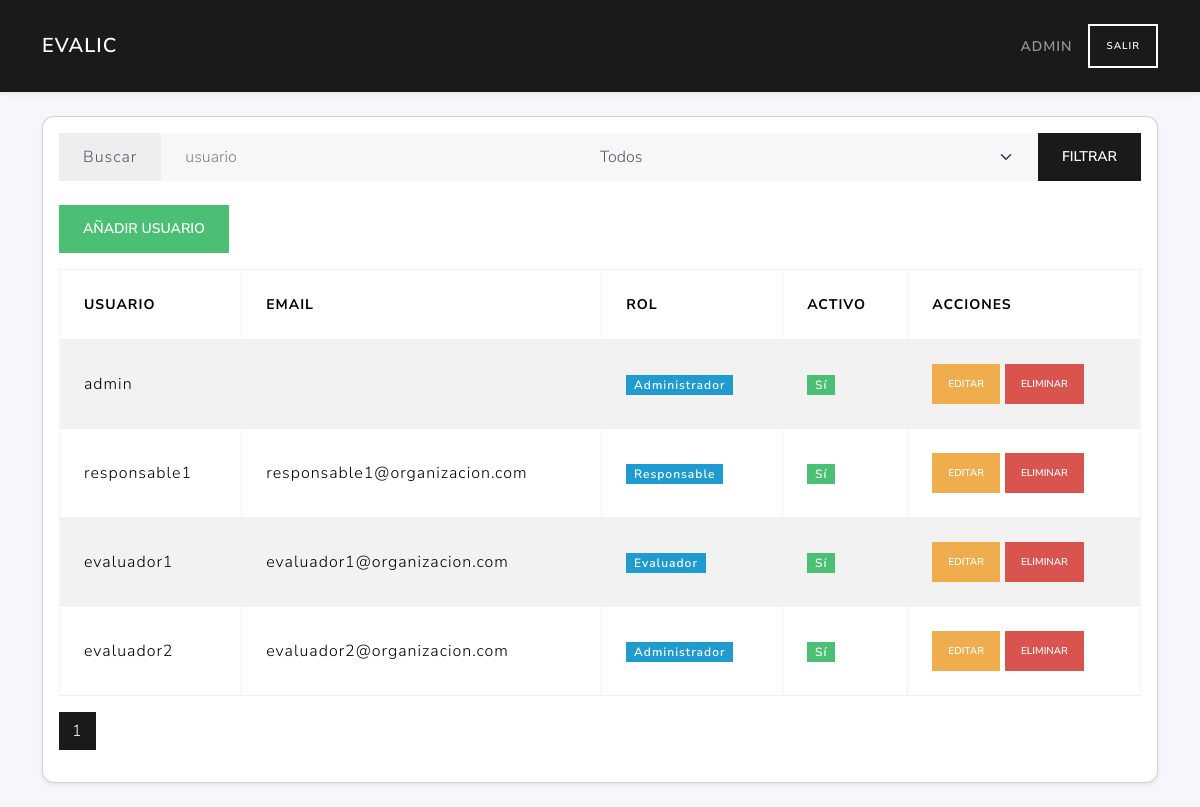
The app's page /useradmin (signed in) with its own data.
### tables this page shows
CREATE TABLE users (
        id INTEGER PRIMARY KEY AUTOINCREMENT,
        username TEXT UNIQUE NOT NULL,
        email TEXT,
        password TEXT NOT NULL,
        role_id INTEGER NOT NULL,
        active INTEGER NOT NULL DEFAULT 1,
        FOREIGN KEY(role_id) REFERENCES roles(id)
    );

CREATE TABLE roles (
        id INTEGER PRIMARY KEY AUTOINCREMENT,
        description TEXT NOT NULL UNIQUE
    );

### routes/user_routes.py (the view)
@user_bp.route('useradmin')
def dashboard():
    if 'user_id' not in session or session.get('role_id') != 1:
        return redirect(url_for('auth.login'))
    db = get_db(current_app)
    admin_id = get_role_id(db, 'administrador')
    if session.get('role_id') != admin_id:
        return "Acceso denegado", 403
    search = request.args.get('search','').strip()
    selected = request.args.get('role_id','')
    role_id = int(selected) if selected.isdigit() else None
    page = int(request.args.get('page',1))
    data = list_users(db, search, role_id, page)
    return render_template('usuarios/useradmin.html',
        users=data['users'],
        roles=data['roles'],
        page=page,
        total_pages=data['pages'],
        search=search,
        selected_role=selected
    )

### app.py (called while the page is built)
def create_app():
    app = Flask(__name__)
    app.config.from_object(Config)
    @app.context_processor
    def utility_processor():
        from flask import request, url_for
        def url_for_other_page(page):
            args = request.args.copy()
            args['page'] = page
            return url_for('licitaciones.index', **args)
        return dict(url_for_other_page=url_for_other_page)
    app.teardown_appcontext(close_connection)
    with app.app_context():
        init_db(app)
    app.register_blueprint(auth_bp)
    app.register_blueprint(user_bp)
    app.register_blueprint(licitaciones_bp)
    app.register_blueprint(ofertas_bp)
    app.register_blueprint(licitantes_bp)
    app.register_blueprint(evaluador_bp)
    app.register_blueprint(criterios_bp)
    return app

### models/dao.py (called while the page is built)
def get_db(app):
    db = getattr(g, '_database', None)
    if db is None:
        db = g._database = sqlite3.connect(app.config['DATABASE'])
        db.row_factory = sqlite3.Row
    return db

def close_connection(exception):
    db = getattr(g, '_database', None)
    if db is not None:
        db.close()

def get_roles(db):
    return db.execute("SELECT id,description FROM roles").fetchall()

def get_role_id(db, description):
    row = db.execute(
        "SELECT id FROM roles WHERE LOWER(description)=LOWER(?)",
        (description,)
    ).fetchone()
    return row['id'] if row else None

def fetch_users(db, search='', role_id=None, page=1, per_page=5):
    base = "FROM users u LEFT JOIN roles r ON u.role_id=r.id WHERE 1=1"
    params = []
    if search:
        base += " AND u.username LIKE ?"
        params.append(f"%{search}%")
    if role_id:
        base += " AND u.role_id=?"
        params.append(role_id)
    total = db.execute("SELECT COUNT(*) "+base, params).fetchone()[0]
    pages = math.ceil(total/per_page)
    data = db.execute(
        "SELECT u.id,u.username,u.email,u.role_id,u.active,r.description AS role_description "
        + base + " LIMIT ? OFFSET ?",
        params+[per_page,(page-1)*per_page]
    ).fetchall()
    return data, total, pages

### services/user_service.py (called while the page is built)
def list_users(db, search, role_id, page):
    users, total, pages = fetch_users(db, search, role_id, page)
    roles = get_roles(db)
    return {
        'users': users,
        'roles': roles,
        'total': total,
        'pages': pages
    }

### templates/usuarios/useradmin.html (shortened to what this page needs)
{% extends "base.html" %}
{% block content %}
<div class="card shadow-sm">
  <div class="card-body">
    <form method="get" class="input-group mb-4">
      <span class="input-group-text">Buscar</span>
      <input type="text" name="search" class="form-control" placeholder="usuario" value="{{ search }}">
      <select name="role_id" class="form-select">
        <option value="">Todos</option>
      </select>
      <button class="btn btn-primary" type="submit">Filtrar</button>
    </form>
    <div class="d-flex justify-content-between mb-3">
      <button class="btn btn-success" data-bs-toggle="modal" data-bs-target="#modalAddUser">
        Añadir Usuario
      </button>
    </div>
    <table class="table table-striped align-middle table-bordered">
      <thead>
        <tr>
          <th>Usuario</th>
          <th>Email</th>
          <th>Rol</th>
          <th>Activo</th>
          <th>Acciones</th>
        </tr>
      </thead>
      <tbody>
        {% for user in users %}
        <tr>
          <td>{{ user.username }}</td>
          <td>{{ user.email }}</td>
          <td><span class="badge bg-info">{{ user.role_description }}</span></td>
          {% if user.active %}
            <td><span class="badge bg-success">Sí</span></td>
          {% else %}
            <td><span class="badge bg-secondary">No</span></td>
          {% endif %}
          <td>
            <button class="btn btn-sm btn-warning"
                    data-bs-toggle="modal" data-bs-target="#modalEditUser"
                    data-user-id="{{ user.id }}"
                    data-username="{{ user.username }}"
                    data-email="{{ user.email }}"
                    data-role-id="{{ user.role_id }}"
                    data-active="{{ 'true' if user.active else 'false' }}">
              Editar
            </button>
            <form id="del{{ user.id }}" method="post"
                  action="{{ url_for('user.delete_user_route', user_id=user.id) }}"
                  class="d-inline">
              <button type="button" class="btn btn-sm btn-danger"
                      onclick="confirmDelete('{{ user.username }}', 'del{{ user.id }}')">
                Eliminar
              </button>
            </form>
          </td>
        </tr>
        {% endfor %}
      </tbody>
    </table>
    <nav>
      <ul class="pagination">
        {% for p in range(1, total_pages+1) %}
          <li class="page-item {% if p==page %}active{% endif %}">
            <a class="page-link"
               href="{{ url_for('user.dashboard') }}?page={{ p }}&search={{ search }}&role_id={{ selected_role }}">
              {{ p }}
            </a>
          </li>
        {% endfor %}
      </ul>
    </nav>
  </div>
</div>
{% endblock %}

### templates/base.html (shortened to what this page needs)
<!doctype html>
<html lang="es">
<head>
  <link href="https://cdn.jsdelivr.net/npm/bootswatch@5.3.0/dist/lux/bootstrap.min.css"
        rel="stylesheet">
</head>
<body>
  <nav class="navbar navbar-expand-lg navbar-dark bg-primary shadow-sm">
    <div class="container">
      <a class="navbar-brand" >EvaLic</a>
      {% if session.get('username') %}
      <div class="ms-auto d-flex align-items-center">
        <span class="navbar-text me-3">{{ session['username'] }}</span>
        <a class="btn btn-outline-light btn-sm"
           href="{{ url_for('auth.do_logout') }}">Salir</a>
      </div>
      {% endif %}
    </div>
  </nav>
  <main class="container py-4">
    {% block content %}{% endblock %}
  </main>
</body>
</html>

### templates/base.html (style rules this page uses)
body { background:#f5f7fa; }
.card { border-radius:.75rem; }
.navbar-brand { font-weight:600; }

### records on screen
users: username "ADMIN", username "admin", role_description "Administrador", active "Sí"
users: username "responsable1", email "responsable1@organizacion.com", role_description "Responsable", active "Sí"
users: username "evaluador1", email "evaluador1@organizacion.com", role_description "Evaluador", active "Sí"
users: username "evaluador2", email "evaluador2@organizacion.com", role_description "Administrador", active "Sí"

### other values on screen
{{ p }} "1"
